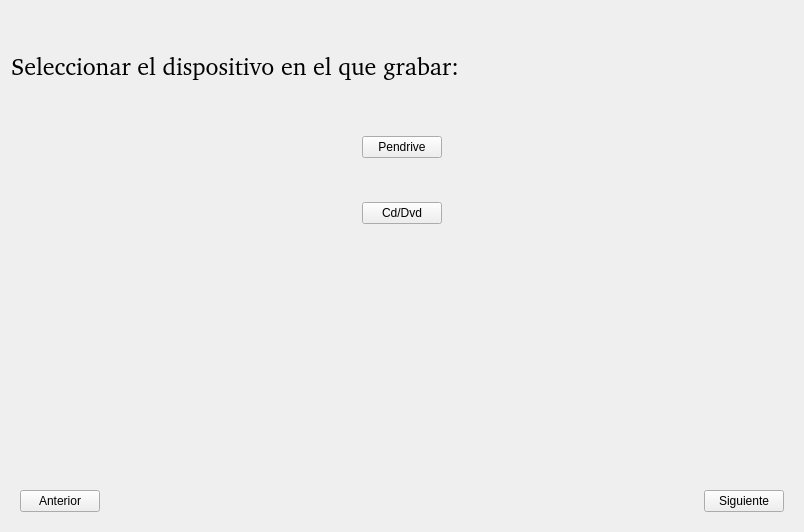
<?xml version="1.0" encoding="UTF-8"?>
<ui version="4.0">
 <class>panelDonde</class>
 <widget class="QWidget" name="panelDonde">
  <property name="geometry">
   <rect>
    <x>0</x>
    <y>0</y>
    <width>804</width>
    <height>532</height>
   </rect>
  </property>
  <property name="windowTitle">
   <string>Form</string>
  </property>
  <layout class="QVBoxLayout" name="verticalLayout">
   <item>
    <spacer name="verticalSpacer1">
     <property name="orientation">
      <enum>Qt::Vertical</enum>
     </property>
     <property name="sizeType">
      <enum>QSizePolicy::Maximum</enum>
     </property>
     <property name="sizeHint" stdset="0">
      <size>
       <width>20</width>
       <height>40</height>
      </size>
     </property>
    </spacer>
   </item>
   <item>
    <widget class="QLabel" name="tituloLabel">
     <property name="font">
      <font>
       <family>Bitstream Charter</family>
       <pointsize>18</pointsize>
      </font>
     </property>
     <property name="text">
      <string>Seleccionar el dispositivo en el que grabar:</string>
     </property>
    </widget>
   </item>
   <item>
    <spacer name="verticalSpacer2">
     <property name="orientation">
      <enum>Qt::Vertical</enum>
     </property>
     <property name="sizeType">
      <enum>QSizePolicy::Maximum</enum>
     </property>
     <property name="sizeHint" stdset="0">
      <size>
       <width>20</width>
       <height>40</height>
      </size>
     </property>
    </spacer>
   </item>
   <item>
    <widget class="QWidget" name="pendriveWidget" native="true">
     <layout class="QHBoxLayout" name="horizontalLayout">
      <item>
       <spacer name="horizontalSpacer">
        <property name="orientation">
         <enum>Qt::Horizontal</enum>
        </property>
        <property name="sizeHint" stdset="0">
         <size>
          <width>40</width>
          <height>20</height>
         </size>
        </property>
       </spacer>
      </item>
      <item>
       <widget class="QPushButton" name="pendriveBoton">
        <property name="sizePolicy">
         <sizepolicy hsizetype="Minimum" vsizetype="Fixed">
          <horstretch>0</horstretch>
          <verstretch>0</verstretch>
         </sizepolicy>
        </property>
        <property name="text">
         <string>Pendrive</string>
        </property>
       </widget>
      </item>
      <item>
       <spacer name="horizontalSpacer_2">
        <property name="orientation">
         <enum>Qt::Horizontal</enum>
        </property>
        <property name="sizeHint" stdset="0">
         <size>
          <width>40</width>
          <height>20</height>
         </size>
        </property>
       </spacer>
      </item>
     </layout>
    </widget>
   </item>
   <item>
    <spacer name="verticalSpacer3">
     <property name="orientation">
      <enum>Qt::Vertical</enum>
     </property>
     <property name="sizeType">
      <enum>QSizePolicy::Maximum</enum>
     </property>
     <property name="sizeHint" stdset="0">
      <size>
       <width>20</width>
       <height>20</height>
      </size>
     </property>
    </spacer>
   </item>
   <item>
    <widget class="QWidget" name="cdDvdWidget" native="true">
     <layout class="QHBoxLayout" name="horizontalLayout_2">
      <item>
       <spacer name="horizontalSpacer_3">
        <property name="orientation">
         <enum>Qt::Horizontal</enum>
        </property>
        <property name="sizeHint" stdset="0">
         <size>
          <width>40</width>
          <height>20</height>
         </size>
        </property>
       </spacer>
      </item>
      <item>
       <widget class="QPushButton" name="cdDvdBoton">
        <property name="text">
         <string>Cd/Dvd</string>
        </property>
       </widget>
      </item>
      <item>
       <spacer name="horizontalSpacer_4">
        <property name="orientation">
         <enum>Qt::Horizontal</enum>
        </property>
        <property name="sizeHint" stdset="0">
         <size>
          <width>40</width>
          <height>20</height>
         </size>
        </property>
       </spacer>
      </item>
     </layout>
    </widget>
   </item>
   <item>
    <spacer name="verticalSpacer4">
     <property name="orientation">
      <enum>Qt::Vertical</enum>
     </property>
     <property name="sizeHint" stdset="0">
      <size>
       <width>20</width>
       <height>40</height>
      </size>
     </property>
    </spacer>
   </item>
   <item>
    <widget class="QWidget" name="botonesWidget" native="true">
     <layout class="QHBoxLayout" name="horizontalLayout_3">
      <item>
       <widget class="QPushButton" name="anteriorBoton">
        <property name="text">
         <string>Anterior</string>
        </property>
       </widget>
      </item>
      <item>
       <spacer name="horizontalSpacer_5">
        <property name="orientation">
         <enum>Qt::Horizontal</enum>
        </property>
        <property name="sizeHint" stdset="0">
         <size>
          <width>583</width>
          <height>20</height>
         </size>
        </property>
       </spacer>
      </item>
      <item>
       <widget class="QPushButton" name="siguienteBoton">
        <property name="text">
         <string>Siguiente</string>
        </property>
       </widget>
      </item>
     </layout>
    </widget>
   </item>
  </layout>
 </widget>
 <resources/>
 <connections/>
</ui>
